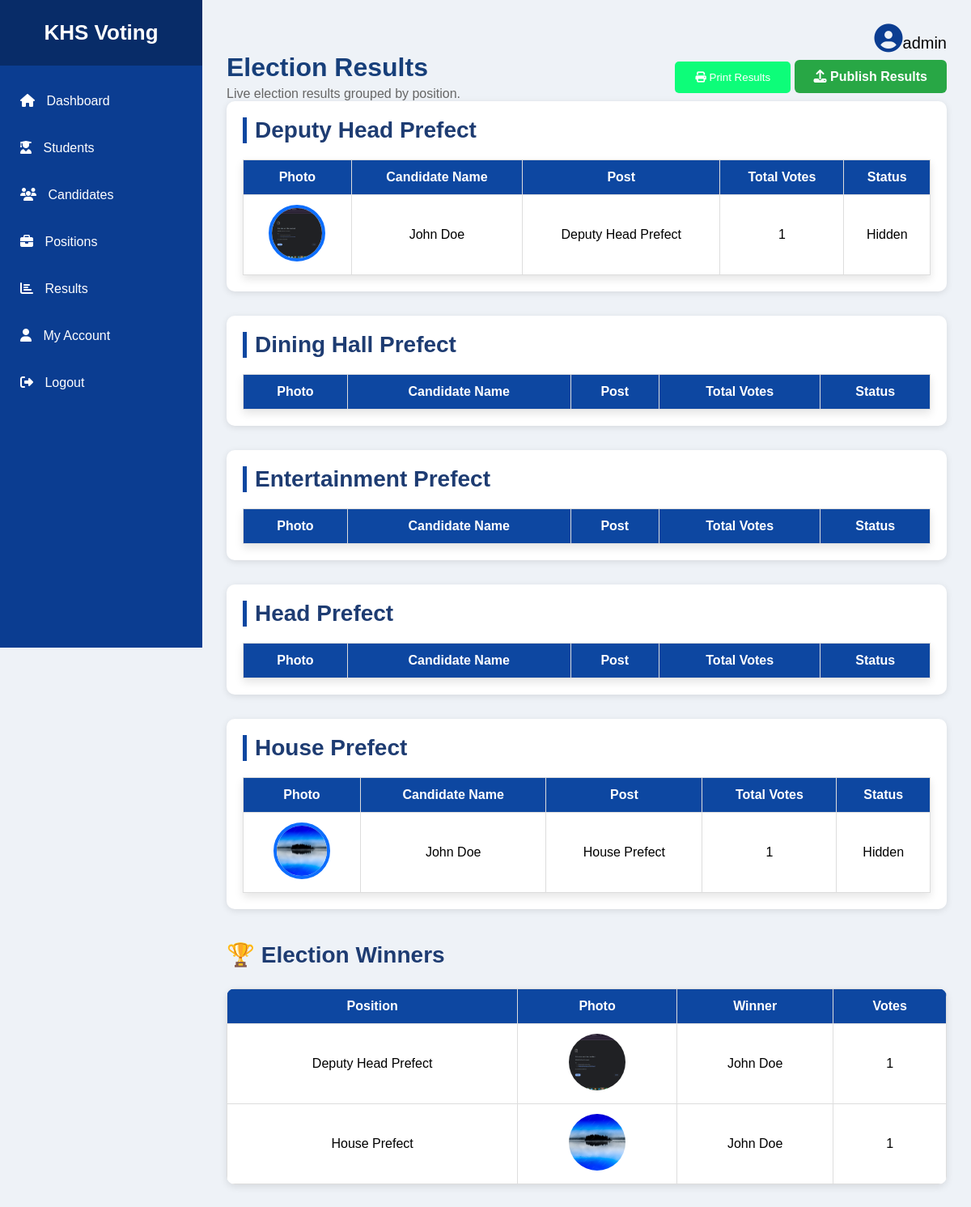
The page /results (signed in) on the database its author committed.
### tables this page shows
CREATE TABLE positions(
    id INTEGER PRIMARY KEY AUTOINCREMENT,
    position_name TEXT UNIQUE NOT NULL
);

CREATE TABLE candidates(
    id INTEGER PRIMARY KEY AUTOINCREMENT,
    fullname TEXT,
    position TEXT,
    photo TEXT
);

### app.py (the view)
@app.route("/results")
@admin_required
def results():
    conn = get_db()
    rows = conn.execute("""
        SELECT c.id, c.fullname, c.position, c.photo, COUNT(v.id) AS total_votes
        FROM candidates c LEFT JOIN votes v ON c.id=v.candidate_id
        GROUP BY c.id ORDER BY c.position, total_votes DESC, c.fullname
    """).fetchall()
    positions = [r["position_name"] for r in conn.execute("SELECT position_name FROM positions ORDER BY position_name").fetchall()]
    status = conn.execute("SELECT results_published FROM settings WHERE id=1").fetchone()
    published = status["results_published"] if status else 0
    winners = []
    for position in positions:
        winner = conn.execute("""
            SELECT c.fullname, c.position, c.photo, COUNT(v.id) AS total_votes
            FROM candidates c LEFT JOIN votes v ON c.id=v.candidate_id
            WHERE c.position=? GROUP BY c.id ORDER BY total_votes DESC, c.fullname LIMIT 1
        """, (position,)).fetchone()
        if winner: winners.append(winner)
    conn.close()
    return render_template("admin/results.html", results=rows, positions=positions, winners=winners, published=published)

### app.py (called while the page is built)
def get_db():
    conn = sqlite3.connect(DB_PATH)
    conn.row_factory = sqlite3.Row
    conn.execute("PRAGMA foreign_keys = ON")
    return conn

def admin_required(view):
    @wraps(view)
    def wrapped(*args, **kwargs):
        if "admin_id" not in session:
            return redirect(url_for("admin"))
        return view(*args, **kwargs)
    return wrapped

@app.context_processor
def inject_settings():
    try:
        conn=get_db(); row=conn.execute("SELECT * FROM settings WHERE id=1").fetchone(); conn.close(); return {"site_settings": row}
    except sqlite3.Error:
        return {"site_settings": None}

### templates/admin/results.html (shortened to what this page needs)
{% extends "admin/base.html" %}
{% block content %}
<div class="page-header">
    <div>
        <h1>Election Results</h1>
        <p>Live election results grouped by position.</p>
    </div>
    <div class="page-actions">
     <button onclick="window.print()" class="print-btn">
       <i class="fas fa-print"></i> Print Results
     </button>
    {% if published == 0 %}
    <a href="{{ url_for('publish_results') }}" class="publish-btn">
        <i class="fas fa-upload"></i>
        Publish Results
    </a>
    {% else %}
    <a href="{{ url_for('unpublish_results') }}" class="unpublish-btn">
        <i class="fas fa-eye-slash"></i>
        Unpublish Results
    </a>
    {% endif %}
</div>
<div id="print-area">
{% for position in positions %}
<div class="result-card">
    <h2 class="position-title">
        {{ position }}
    </h2>
    <table class="results-table">
        <thead>
            <tr>
                <th>Photo</th>
                <th>Candidate Name</th>
                <th>Post</th>
                <th>Total Votes</th>
                <th>Status</th>
            </tr>
        </thead>
        <tbody>
        {% for candidate in results %}
            {% if candidate.position == position %}
            <tr>
                <td>
                    {% if candidate.photo %}
                    <img src="{{ url_for('static', filename='uploads/' + candidate.photo) }}"
                         class="candidate-photo">
                    {% else %}
                    No Photo
                    {% endif %}
                </td>
                <td>{{ candidate.fullname }}</td>
                <td>{{ candidate.position }}</td>
                <td>{{ candidate.total_votes }}</td>
                <td>
                    {% if published %}
                    <span class="published">Published</span>
                    {% else %}
                    <span class="hidden">Hidden</span>
                    {% endif %}
                </td>
            </tr>
            {% endif %}
        {% endfor %}
        </tbody>
    </table>
</div>
{% endfor %}
<div class="winner-section">
    <h2>🏆 Election Winners</h2>
    <table class="winner-table">
        <thead>
            <tr>
                <th>Position</th>
                <th>Photo</th>
                <th>Winner</th>
                <th>Votes</th>
            </tr>
        </thead>
        <tbody>
        {% for winner in winners %}
            <tr>
                <td>{{ winner.position }}</td>
                <td>
                    <img src="{{ url_for('static', filename='uploads/' + winner.photo) }}"
                         class="winner-photo">
                </td>
                <td>{{ winner.fullname }}</td>
                <td>{{ winner.total_votes }}</td>
            </tr>
        {% endfor %}
        </tbody>
    </table>
</div>
</div>
{% endblock %}

### templates/admin/base.html (shortened to what this page needs)
<!DOCTYPE html>
<html lang="en"><head><link rel="stylesheet" href="{{ url_for('static', filename='css/admin.css') }}"><link rel="stylesheet" href="https://cdnjs.cloudflare.com/ajax/libs/font-awesome/6.5.2/css/all.min.css"></head><body><div class="sidebar"><div class="logo"><h2>KHS Voting</h2></div><ul><li><a href="{{ url_for('dashboard') }}"><i class="fas fa-home"></i> Dashboard</a></li><li><a href="{{ url_for('students') }}"><i class="fas fa-user-graduate"></i> Students</a></li><li><a href="{{ url_for('candidates') }}"><i class="fas fa-users"></i> Candidates</a></li><li><a href="{{ url_for('positions') }}"><i class="fas fa-briefcase"></i> Positions</a></li><li><a href="{{ url_for('results') }}"><i class="fas fa-chart-bar"></i> Results</a></li><li><a href="{{ url_for('profile') }}"><i class="fas fa-user"></i> My Account</a></li><li><a href="{{ url_for('logout') }}"><i class="fas fa-sign-out-alt"></i> Logout</a></li></ul></div><div class="main"><div class="topbar"><div class="admin"><i class="fas fa-user-circle"></i><span>{{ session.get('admin','Administrator') }}</span></div></div>{% block content %}{% endblock %}</div></body></html>

### static/css/admin.css (style rules this page uses)
* { margin:0; padding:0; box-sizing:border-box; font-family:Arial, Helvetica, sans-serif; }
body { display:flex; background:#eef2f7; }
.sidebar { width:250px; height:100vh; background:#0b3d91; color:white; position:fixed; }
.logo { padding:25px; text-align:center; background:#082c68; }
.logo h2 { font-size:26px; }
.sidebar ul { list-style:none; margin-top:20px; }
.sidebar ul li { margin:10px 0; }
.sidebar ul li a { display:block; padding:15px 25px; color:white; text-decoration:none; transition:.3s; }
.sidebar i { margin-right:10px; }
.main { margin-left:250px; width:100%; padding:30px; }
.topbar { display:flex; justify-content:space-between; align-items:center; }
.admin { font-size:20px; }
.admin i { font-size:35px; color:#0b3d91; }
table { width:100%; border-collapse:collapse; background:white; margin-top:20px; box-shadow:0 5px 10px rgba(0,0,0,.1); }
table th { background:#0b3d91; color:white; padding:15px; }
table td { padding:12px; border-bottom:1px solid #ddd; }
button { background:#0b3d91; color:white; padding:10px 18px; border:none; border-radius:5px; cursor:pointer; }
img { border-radius:50%; }
.publish-btn { background:#28a745; color:white; text-decoration:none; padding:12px 20px; border-radius:5px; font-weight:bold; }
.page-header { display:flex; justify-content:space-between; align-items:center; margin-bottom:25px; flex-wrap:wrap; }
.page-header h2 { margin:0; font-size:28px; color:#1e3c72; }
.publish-btn { background:#28a745; color:#fff; padding:12px 22px; text-decoration:none; border-radius:6px; font-weight:bold; transition:0.3s; }
.page-header { display:flex; justify-content:space-between; align-items:center; margin-bottom:30px; }
.position-title { margin-top:40px; margin-bottom:20px; color:#1b4f72; border-left:6px solid #007bff; padding-left:12px; }
.candidate-photo { width:120px; height:120px; border-radius:50%; object-fit:cover; border:4px solid #007bff; }
.publish-btn { background:#28a745; color:#fff; padding:12px 20px; text-decoration:none; border-radius:6px; font-weight:bold; }
.winner-table { width:100%; border-collapse:collapse; margin-top:25px; background:#fff; border-radius:10px; overflow:hidden; box-shadow:0 3px 10px rgba(0,0,0,.1); }
.winner-table th { background:#0d6efd; color:white; padding:15px; text-align:left; }
.winner-table td { padding:15px; border-bottom:1px solid #ddd; }
.winner-photo { width:60px; height:60px; border-radius:50%; object-fit:cover; }
.page-header h1 { margin:0; color:#173f7a; }
.page-header p { margin-top:5px; color:#666; }
.publish-btn, .unpublish-btn { color:#fff; padding:12px 24px; border-radius:6px; text-decoration:none; font-weight:bold; }
.publish-btn { background:#28a745; }
.position-title { border-left:6px solid #0d6efd; padding-left:10px; color:#174b8a; margin-bottom:20px; }
.candidate-photo { width:120px; height:120px; border-radius:50%; border:4px solid #0d6efd; object-fit:cover; }
.winner-table { width:100%; border-collapse:collapse; background:#fff; border-radius:10px; overflow:hidden; }
.winner-table th { background:#173f7a; color:#fff; padding:15px; }
.result-card { background:#fff; margin-bottom:30px; padding:20px; border-radius:10px; box-shadow:0 2px 8px rgba(0,0,0,.1); }
.position-title { color:#0d47a1; border-left:5px solid #0d47a1; padding-left:10px; margin-bottom:15px; }
.results-table, .winner-table { width:100%; border-collapse:collapse; }
.results-table th, .results-table td, .winner-table th, .winner-table td { padding:12px; border:1px solid #ddd; text-align:center; }
.results-table th, .winner-table th { background:#0d47a1; color:white; }
.candidate-photo, .winner-photo { width:70px; height:70px; border-radius:50%; object-fit:cover; }
.winner-section { margin-top:40px; clear:both; }
#print-area { width:100%; display:block; }
button { background:#0dfd79; color:white; border:none; padding:12px 25px; border-radius:5px; cursor:pointer; }

### rows shown on the page
positions: position_name "Deputy Head Prefect"
candidates: photo (picture), fullname "John Doe", position "Deputy Head Prefect", total_votes "1"
positions: position_name "Dining Hall Prefect"
positions: position_name "Entertainment Prefect"
positions: position_name "Head Prefect"
positions: position_name "House Prefect"
candidates: photo (picture), fullname "John Doe", position "House Prefect", total_votes "1"

### other values the page prints
{{ session.get('admin','Administrator') }} "admin"
